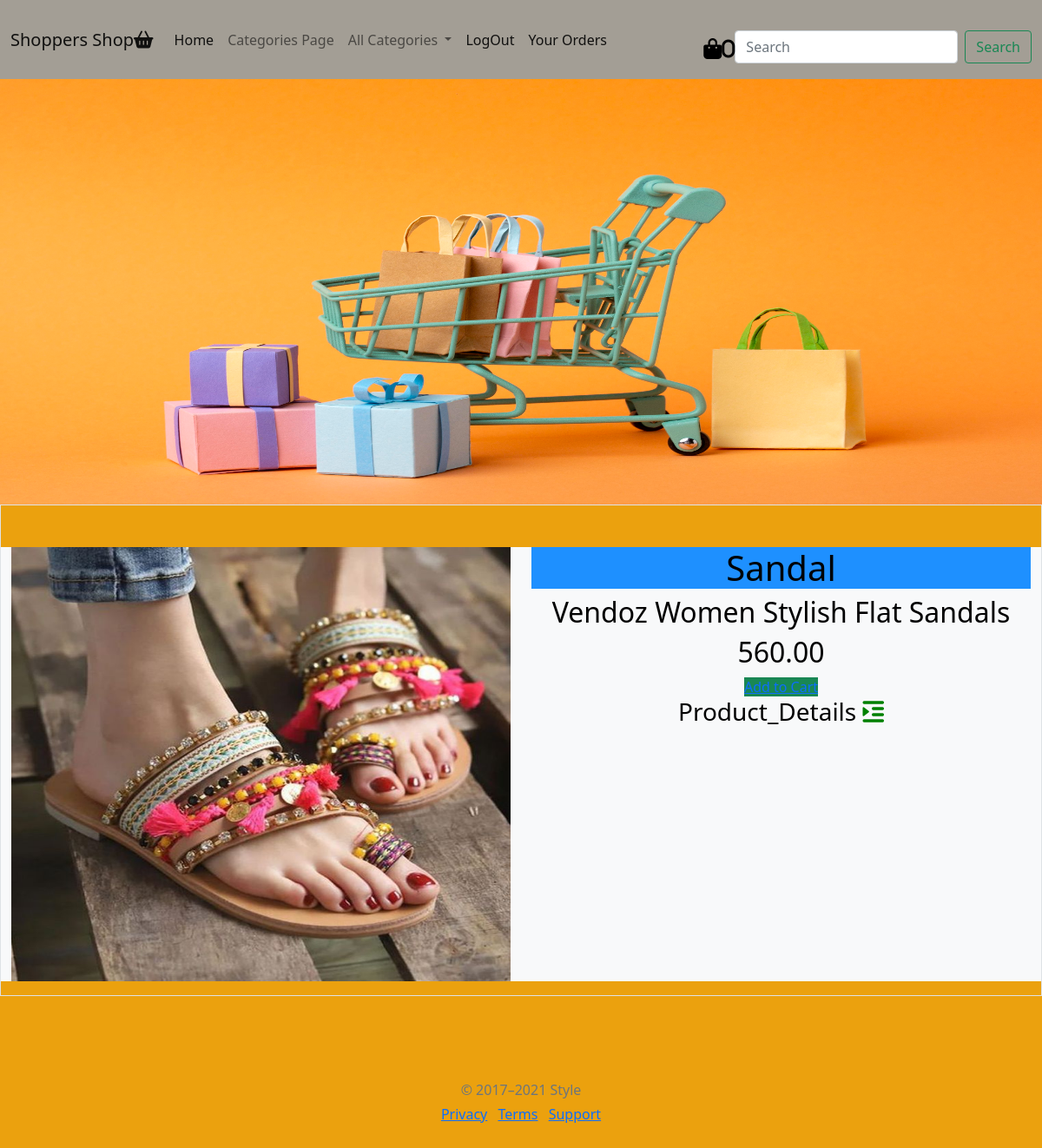
The app's page /productdetails/1 (signed in) with its own data.
### shop/models.py (models this page shows, shortened)
class Product(models.Model):
    name = models.CharField(max_length=30)
    desc = models.TextField()
    image = models.ImageField(upload_to='media/image', blank=True)
    price = models.DecimalField(max_digits=10,decimal_places=2)
    stock = models.IntegerField()
    available = models.BooleanField(default=True)
    created = models.DateTimeField(auto_now_add=True)
    updated = models.DateTimeField(auto_now=True)
    category = models.ForeignKey(Category,on_delete=models.CASCADE)

### shop/views.py (the view)
# urls.py: path('productdetails/<int:i>',views.productdetails,name='productdetails'),
def productdetails(request,i):
    t=Product.objects.get(id=i)
    return render(request,'productdetails.html',{'t':t})

### cart/context_processors.py (called while the page is built)
def total(request):
    u=request.user
    count=0
    if request.user.is_authenticated:
        try:
            item=Cart.objects.filter(user=u)
            count=item.count()
        except:
            count=0
    return {'count':count}

### shop/context_processors.py (called while the page is built)
def links(request):
    c=Category.objects.all()
    return {'links':c}

### templates/productdetails.html (shortened to what this page needs)
<!DOCTYPE html>
{% extends 'base.html' %}
{% load static %}
{% block content %}
<div class="container-fluid text-center border bordered">
  <div class="row mt-5 mb-3 bg-light">
    <div class="col">
      <img src="{{t.image.url}}" height="500px" width="100%">
    </div>
    <div class="col">
        <h1 style="background-color:DodgerBlue;">{{t.name}}</h1>
        <h2>{{t.desc}}</h2>
        <h2>{{t.price}}</h2>
        {% if user.is_superuser == True %}
          {% if t.stock > 0 %}
            <h3 class="text-success">Product In Stock</h3>
            <a style="text-decoration:none" href="{% url 'admin:index' %}" class="btn-1">Add stock</a>
          {% else %}
            <h3 class="text-danger">Out of stock</h3>
            <a style="text-decoration:none" href="{% url 'admin:index' %}" class="btn-1">Add stock</a>
          {% endif %}
        {% else %}
          {% if t.stock > 0 %}
            <a href="{% url 'cart:add_to_cart' t.id %}" class="btn-1 bg-success">Add to Cart</a>
          {% else %}
            <h3 class="text-danger">Out of stock</h3>
        {% endif %}
      {% endif %}
      <h3>Product_Details <i style="color:green" class="fa fa-indent"></i> </h3>
    </div>
  </div>
</div>
{% endblock %}

### static/css/style.css (style rules this page uses)
body { background-color:#eba10e; color:black; }
h1 { color:black; }

### records on screen
Product: image (picture), name "Sandal", desc "Vendoz Women Stylish Flat Sandals", price "560.00"

### other values on screen
{{ count }} "0"
